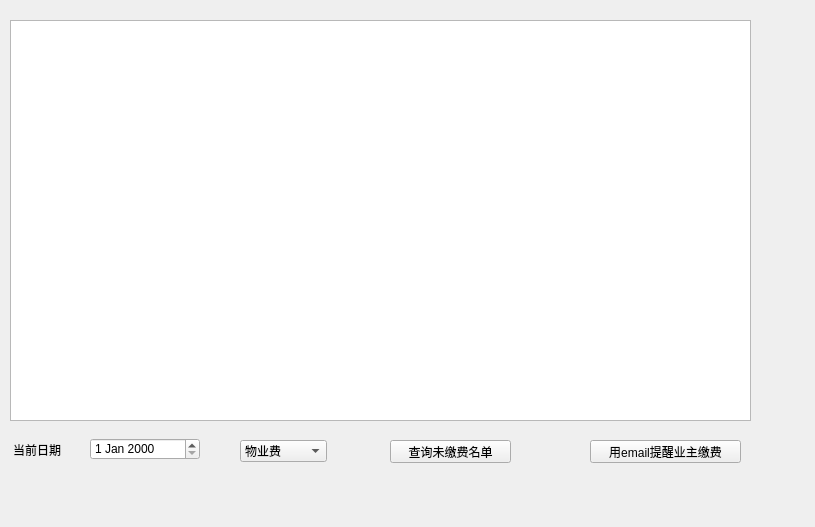
<?xml version="1.0" encoding="UTF-8"?>
<ui version="4.0">
 <class>reminder_fee</class>
 <widget class="QWidget" name="reminder_fee">
  <property name="geometry">
   <rect>
    <x>0</x>
    <y>0</y>
    <width>815</width>
    <height>527</height>
   </rect>
  </property>
  <property name="windowTitle">
   <string>reminder_fee</string>
  </property>
  <widget class="QDateEdit" name="today_dateEdit">
   <property name="geometry">
    <rect>
     <x>90</x>
     <y>438</y>
     <width>110</width>
     <height>22</height>
    </rect>
   </property>
  </widget>
  <widget class="QLabel" name="label">
   <property name="geometry">
    <rect>
     <x>13</x>
     <y>440</y>
     <width>61</width>
     <height>20</height>
    </rect>
   </property>
   <property name="text">
    <string>当前日期</string>
   </property>
  </widget>
  <widget class="QTableView" name="tableView">
   <property name="geometry">
    <rect>
     <x>10</x>
     <y>20</y>
     <width>741</width>
     <height>401</height>
    </rect>
   </property>
  </widget>
  <widget class="QPushButton" name="query_not_paid_btn">
   <property name="geometry">
    <rect>
     <x>390</x>
     <y>440</y>
     <width>121</width>
     <height>23</height>
    </rect>
   </property>
   <property name="text">
    <string>查询未缴费名单</string>
   </property>
  </widget>
  <widget class="QPushButton" name="reminder_pay_btn">
   <property name="geometry">
    <rect>
     <x>590</x>
     <y>440</y>
     <width>151</width>
     <height>23</height>
    </rect>
   </property>
   <property name="text">
    <string>用email提醒业主缴费</string>
   </property>
  </widget>
  <widget class="QComboBox" name="fee_species_comboBox">
   <property name="geometry">
    <rect>
     <x>240</x>
     <y>440</y>
     <width>87</width>
     <height>22</height>
    </rect>
   </property>
   <item>
    <property name="text">
     <string>物业费</string>
    </property>
   </item>
   <item>
    <property name="text">
     <string>停车费</string>
    </property>
   </item>
  </widget>
 </widget>
 <resources/>
 <connections/>
</ui>
